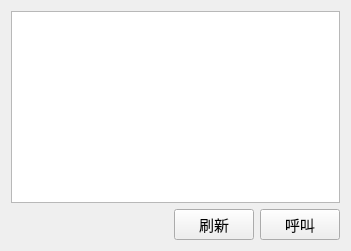
             <widget class="QWidget" name="consultant_idle_page">
              <layout class="QGridLayout" name="gridLayout_13">
               <item row="0" column="0" colspan="3">
                <widget class="QTableWidget" name="consultant_control_table_widget">
                 <property name="font">
                  <font>
                   <family>宋体</family>
                   <pointsize>11</pointsize>
                  </font>
                 </property>
                 <property name="editTriggers">
                  <set>QAbstractItemView::NoEditTriggers</set>
                 </property>
                 <property name="selectionMode">
                  <enum>QAbstractItemView::SingleSelection</enum>
                 </property>
                 <property name="selectionBehavior">
                  <enum>QAbstractItemView::SelectRows</enum>
                 </property>
                 <attribute name="verticalHeaderVisible">
                  <bool>false</bool>
                 </attribute>
                </widget>
               </item>
               <item row="1" column="0">
                <spacer name="horizontalSpacer_2">
                 <property name="orientation">
                  <enum>Qt::Horizontal</enum>
                 </property>
                 <property name="sizeHint" stdset="0">
                  <size>
                   <width>157</width>
                   <height>20</height>
                  </size>
                 </property>
                </spacer>
               </item>
               <item row="1" column="1">
                <widget class="QPushButton" name="consultant_control_button">
                 <property name="sizePolicy">
                  <sizepolicy hsizetype="Minimum" vsizetype="Minimum">
                   <horstretch>0</horstretch>
                   <verstretch>0</verstretch>
                  </sizepolicy>
                 </property>
                 <property name="minimumSize">
                  <size>
                   <width>80</width>
                   <height>30</height>
                  </size>
                 </property>
                 <property name="font">
                  <font>
                   <family>宋体</family>
                   <pointsize>11</pointsize>
                  </font>
                 </property>
                 <property name="text">
                  <string>刷新</string>
                 </property>
                </widget>
               </item>
               <item row="1" column="2">
                <widget class="QPushButton" name="consultant_control_call_button">
                 <property name="sizePolicy">
                  <sizepolicy hsizetype="Minimum" vsizetype="Minimum">
                   <horstretch>0</horstretch>
                   <verstretch>0</verstretch>
                  </sizepolicy>
                 </property>
                 <property name="minimumSize">
                  <size>
                   <width>80</width>
                   <height>30</height>
                  </size>
                 </property>
                 <property name="maximumSize">
                  <size>
                   <width>80</width>
                   <height>16777215</height>
                  </size>
                 </property>
                 <property name="font">
                  <font>
                   <family>宋体</family>
                   <pointsize>11</pointsize>
                  </font>
                 </property>
                 <property name="text">
                  <string>呼叫</string>
                 </property>
                </widget>
               </item>
              </layout>
             </widget>
